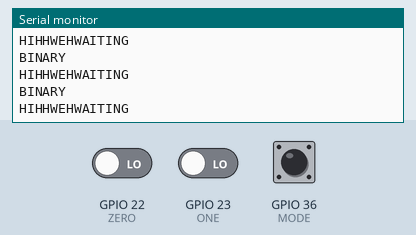
Bench run of a sketch on a simulated ESP32. Parts: the last lines printed to the serial monitor. The inputs (shaded band) are chosen by the test bench; at power-on: GPIO 36 (MODE) LOW, GPIO 22 (ZERO) LOW, GPIO 23 (ONE) LOW. USB keyboard and mouse output is not drawn.

Above: at 1.3 s.
1.4 s: GPIO 36 (MODE) pulled HIGH for 0.15 s
At 1.41 s:
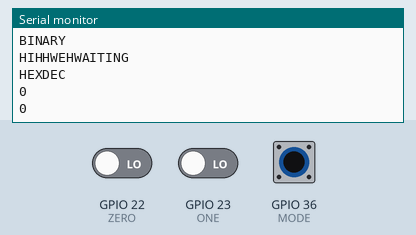
3.0 s: GPIO 22 (ZERO) driven HIGH
6.0 s: GPIO 36 (MODE) pulled HIGH for 1 s
8.5 s: GPIO 23 (ONE) driven HIGH
At 9.07 s:
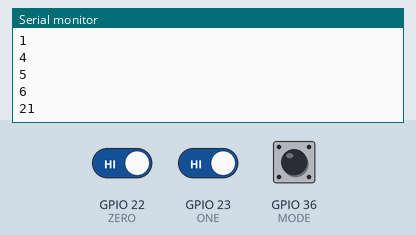
10.0 s: GPIO 36 (MODE) pulled HIGH for 3.2 s
At 13.28 s:
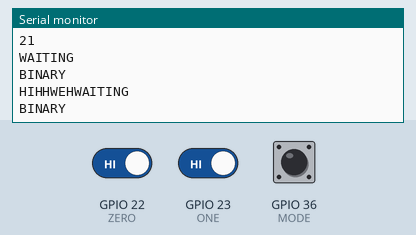
Timing chart, 0 to 14.8 s (numbered marks = the images above; inputs shaded):
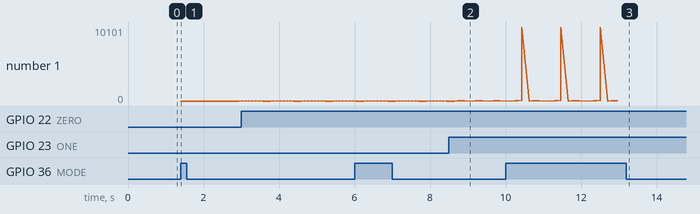

Measured:
- after the input at 1.4 s, the serial monitor: prints a new line at once (image 1)
- after the input at 8.5 s, the serial monitor: prints a new line after 0.41 s (image 2)
- after the input at 10.0 s, the serial monitor: prints a new line after 0.05 s (image 3)
- plotted number 1: 0 → 21 after the input at 8.5 s

The sketch:

BinaryKeyboard.ino
```cpp
#include <BleKeyboard.h>
#include <BLEDevice.h>  // Include BLE Device library


hw_timer_t* timer = NULL;            // Define the timer for checking bluetooth in main loop
volatile bool conditionMet = false;  // Shared flag

const int ZERO = 22;
const int ONE = 23;
const int ENTER = 9;
const int MODE = 36;


const char* hexTable[256] = {
  "0x00", "0x01", "0x02", "0x03", "0x04", "0x05", "0x06", "0x07",
  "0x08", "0x09", "0x0A", "0x0B", "0x0C", "0x0D", "0x0E", "0x0F",
  "0x10", "0x11", "0x12", "0x13", "0x14", "0x15", "0x16", "0x17",
  "0x18", "0x19", "0x1A", "0x1B", "0x1C", "0x1D", "0x1E", "0x1F",
  "0x20", "0x21", "0x22", "0x23", "0x24", "0x25", "0x26", "0x27",
  "0x28", "0x29", "0x2A", "0x2B", "0x2C", "0x2D", "0x2E", "0x2F",
  "0x30", "0x31", "0x32", "0x33", "0x34", "0x35", "0x36", "0x37",
  "0x38", "0x39", "0x3A", "0x3B", "0x3C", "0x3D", "0x3E", "0x3F",
  "0x40", "0x41", "0x42", "0x43", "0x44", "0x45", "0x46", "0x47",
  "0x48", "0x49", "0x4A", "0x4B", "0x4C", "0x4D", "0x4E", "0x4F",
  "0x50", "0x51", "0x52", "0x53", "0x54", "0x55", "0x56", "0x57",
  "0x58", "0x59", "0x5A", "0x5B", "0x5C", "0x5D", "0x5E", "0x5F",
  "0x60", "0x61", "0x62", "0x63", "0x64", "0x65", "0x66", "0x67",
  "0x68", "0x69", "0x6A", "0x6B", "0x6C", "0x6D", "0x6E", "0x6F",
  "0x70", "0x71", "0x72", "0x73", "0x74", "0x75", "0x76", "0x77",
  "0x78", "0x79", "0x7A", "0x7B", "0x7C", "0x7D", "0x7E", "0x7F",
  "0x80", "0x81", "0x82", "0x83", "0x84", "0x85", "0x86", "0x87",
  "0x88", "0x89", "0x8A", "0x8B", "0x8C", "0x8D", "0x8E", "0x8F",
  "0x90", "0x91", "0x92", "0x93", "0x94", "0x95", "0x96", "0x97",
  "0x98", "0x99", "0x9A", "0x9B", "0x9C", "0x9D", "0x9E", "0x9F",
  "0xA0", "0xA1", "0xA2", "0xA3", "0xA4", "0xA5", "0xA6", "0xA7",
  "0xA8", "0xA9", "0xAA", "0xAB", "0xAC", "0xAD", "0xAE", "0xAF",
  "0xB0", "0xB1", "0xB2", "0xB3", "0xB4", "0xB5", "0xB6", "0xB7",
  "0xB8", "0xB9", "0xBA", "0xBB", "0xBC", "0xBD", "0xBE", "0xBF",
  "0xC0", "0xC1", "0xC2", "0xC3", "0xC4", "0xC5", "0xC6", "0xC7",
  "0xC8", "0xC9", "0xCA", "0xCB", "0xCC", "0xCD", "0xCE", "0xCF",
  "0xD0", "0xD1", "0xD2", "0xD3", "0xD4", "0xD5", "0xD6", "0xD7",
  "0xD8", "0xD9", "0xDA", "0xDB", "0xDC", "0xDD", "0xDE", "0xDF",
  "0xE0", "0xE1", "0xE2", "0xE3", "0xE4", "0xE5", "0xE6", "0xE7",
  "0xE8", "0xE9", "0xEA", "0xEB", "0xEC", "0xED", "0xEE", "0xEF",
  "0xF0", "0xF1", "0xF2", "0xF3", "0xF4", "0xF5", "0xF6", "0xF7",
  "0xF8", "0xF9", "0xFA", "0xFB", "0xFC", "0xFD", "0xFE", "0xFF"
};

const char* asciiTable[128] = {
  "NUL", "SOH", "STX", "ETX", "EOT", "ENQ", "ACK", "BEL",
  "BS", "TAB", "LF", "VT", "FF", "CR", "SO", "SI",
  "DLE", "DC1", "DC2", "DC3", "DC4", "NAK", "SYN", "ETB",
  "CAN", "EM", "SUB", "ESC", "FS", "GS", "RS", "US",
  "SPACE", "!", "\"", "#", "$", "%", "&", "'",
  "(", ")", "*", "+", ",", "-", ".", "/",
  "0", "1", "2", "3", "4", "5", "6", "7",
  "8", "9", ":", ";", "<", "=", ">", "?",
  "@", "A", "B", "C", "D", "E", "F", "G",
  "H", "I", "J", "K", "L", "M", "N", "O",
  "P", "Q", "R", "S", "T", "U", "V", "W",
  "X", "Y", "Z", "[", "\\", "]", "^", "_",
  "`", "a", "b", "c", "d", "e", "f", "g",
  "h", "i", "j", "k", "l", "m", "n", "o",
  "p", "q", "r", "s", "t", "u", "v", "w",
  "x", "y", "z", "{", "|", "}", "~", "DEL"
};

const int LEDPIN_0 = 1;  // Corrected LED pin assignment

enum KEYBOARD_STATE {
  DISCONNECTED,
  CONNECTING,
  BINARY,
  HEXDEC,
  ASCII
};

BleKeyboard BKBD("01Keyboard", "XS Labs", 100);

//BleKeyboard BKBD; // Uses default name and manufacturer

int buttonCount = 0;
int DEVICE_STATE = DISCONNECTED;

void setup() {

  Serial.begin(115200);
  Serial.println("BOOTING");
  //pinMode(LEDPIN_0, OUTPUT);  // Mode indicator LED setup

  pinMode(ZERO, INPUT_PULLDOWN);
  pinMode(ONE, INPUT_PULLDOWN);
  pinMode(MODE, INPUT_PULLDOWN);


  DEVICE_STATE = BINARY;

  // Initialize BLE device before starting
  //BLEDevice::init("01Keyboard");
  BKBD.begin();
  delay(100);
  /*
    bool connectFlag = false;
    int count = 0;

    // Attempt connection 100 times
    while (!connectFlag && count < 100) {
        connectFlag = BKBD.isConnected();
        count++;

        if (count % 10 == 0) {
            Serial.printf("Connection has been attempted %d times.\n", count);
        }

        delay(10);  // To be replaced with non-blocking millis()
    }

    // Update device state based on connection result
    if (connectFlag) {
        Serial.println("DEVICE CONNECTED");
        DEVICE_STATE = BINARY;
    } else {
        Serial.println("DEVICE NOT CONNECTED");
        DEVICE_STATE = DISCONNECTED;
    }
    */

  updateModeLED();
}

void loop() {
  char buffer = 0;
  buttonCount = 0;
  if (digitalRead(MODE)) {

    switch (DEVICE_STATE) {
      case BINARY:
        DEVICE_STATE = HEXDEC;
        break;
      case HEXDEC:
        DEVICE_STATE = ASCII;
        break;
      default:
      case ASCII:
        DEVICE_STATE = BINARY;
        break;
    }
  }
  if (BKBD.isConnected()) {
    switch (DEVICE_STATE) {
      case DISCONNECTED:
        Serial.println("DISCONNECTED");
        break;
      case CONNECTING:
        Serial.println("CONNECTING");
        break;
      case BINARY:
        Serial.println("BINARY");
        if (digitalRead(ZERO)) BKBD.write(KEY_NUM_0);
        if (digitalRead(ONE)) BKBD.write(KEY_NUM_1);
        Serial.print("HIHHWEH");
        break;
      case HEXDEC:
        Serial.println("HEXDEC");

        while (buttonCount < 8) {
          Serial.println(buttonCount);
          Serial.println((int)buffer, BIN);
          delay(90);


          if (digitalRead(ZERO)) {
            buffer = (buffer << 1) | 0;  // Shift left and add 0
            buttonCount++;
          }

          if (digitalRead(ONE)) {
            buffer = (buffer << 1) | 1;  // Shift left and add 1
            buttonCount++;
          }
        }
          BKBD.print(hexTable[buffer]);  // Send the buffer as a stringq
          break;
          case ASCII:
            Serial.println("ASCII");
            while (buttonCount < 8) {
              Serial.println(buttonCount);
              Serial.println((int)buffer);
              delay(90);

              if (digitalRead(ZERO)) {
                buffer = (buffer << 1) | 0;  // Shift left and add 0
                buttonCount++;
              }

              if (digitalRead(ONE)) {
                buffer = (buffer << 1) | 1;  // Shift left and add 1
                buttonCount++;
              }
            }
              BKBD.print(hexTable[buffer]);  // Send the buffer as a stringq
              break;
            }
        }

        delay(100);  // Adjust delay as needed
        Serial.println("WAITING");
    }

    void updateModeLED() {
      // Implement LED feedback for different states
    }
```
